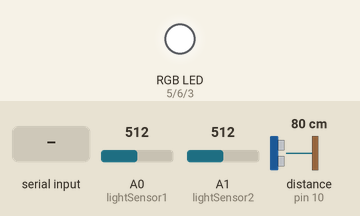
This sketch was run on a simulated Arduino Uno, built with avr-gcc and run on an emulated ATmega328P. Shown: an RGB LED mixed from three pins (HIGH = lit). Wiring (inferred from the names in the program): ultrasonic range finder: trigger pin 9; echo pin 10. The inputs (shaded band) are chosen by the test bench; at power-on: A0 (lightSensor1) = 512, A1 (lightSensor2) = 512, distance to the obstacle (sensor on pin 10) 80 cm. The echo pulse lasts 58.3 µs per cm; dim RGB values are drawn brighter than linear; pins used as bus, display or sensor lines are not drawn; what the sketch prints to the serial monitor is not drawn.

Above: at 1.2 s.
1.3 s: "LED:90\n" received over Serial
At 2.4 s:
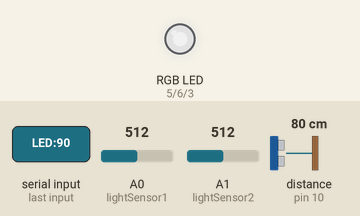
2.8 s: "LED:\n" received over Serial
At 4.1 s:
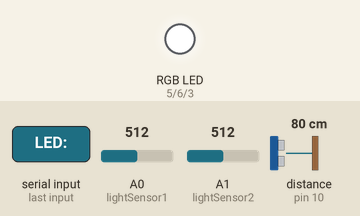
Timing chart, 0 to 5.8 s (numbered marks = the images above; inputs shaded):
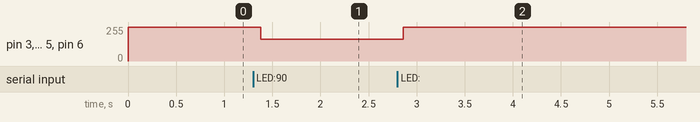

The sketch:

sensor-test.ino
```cpp
const int trigPin = 9;
const int echoPin = 10;
const int lightSensor1 = A0;
const int lightSensor2 = A1;

// NEW: RGB LED pins
const int redPin = 5;
const int greenPin = 6;
const int bluePin = 3;

long duration;
int distance;

bool isValidDistance(int dist)
{
  return (dist >= 2 && dist <= 400);
}

bool isValidLightReading(int value)
{
  return (value >= 0 && value <= 1023);
}

void setup()
{
  Serial.begin(9600);
  pinMode(trigPin, OUTPUT);
  pinMode(echoPin, INPUT);

  // NEW: Set up LED pins
  pinMode(redPin, OUTPUT);
  pinMode(greenPin, OUTPUT);
  pinMode(bluePin, OUTPUT);

  // Start with LED off
  setLED(0, 0, 0);

  Serial.println("Sensor test starting...");
}

// NEW: Function to set LED color
void setLED(int r, int g, int b) {
  // INVERT the values for common anode LED
  analogWrite(redPin, 255 - r);    // Inverted!
  analogWrite(greenPin, 255 - g);  // Inverted!
  analogWrite(bluePin, 255 - b);   // Inverted!
}

void loop()
{
  // Check for incoming commands from Python
  if (Serial.available() > 0)
  {
    String command = Serial.readStringUntil('\n');
    command.trim();

    // Parse LED command format: "LED:R,G,B"
    if (command.startsWith("LED:"))
    {
      command.remove(0, 4); // Remove "LED:" prefix

      int r = command.substring(0, command.indexOf(',')).toInt();
      command.remove(0, command.indexOf(',') + 1);

      int g = command.substring(0, command.indexOf(',')).toInt();
      command.remove(0, command.indexOf(',') + 1);

      int b = command.toInt();

      setLED(r, g, b);
    }
  }

  // Read ultrasonic sensor
  digitalWrite(trigPin, LOW);
  delayMicroseconds(2);
  digitalWrite(trigPin, HIGH);
  delayMicroseconds(10);
  digitalWrite(trigPin, LOW);

  duration = pulseIn(echoPin, HIGH);
  distance = duration * 0.034 / 2;

  // Read light sensors
  int light1Value = analogRead(lightSensor1);
  int light2Value = analogRead(lightSensor2);

  // Send sensor data if valid
  if (isValidDistance(distance) &&
      isValidLightReading(light1Value) &&
      isValidLightReading(light2Value))
  {
    Serial.print("US:");
    Serial.print(distance);
    Serial.print(",L1:");
    Serial.print(light1Value);
    Serial.print(",L2:");
    Serial.println(light2Value);
  }

  delay(100);
}
```

Measured:
- after the input at 1.3 s, pin 3 (bluePin), pin 5 (redPin), pin 6 (greenPin): 255/255 → 165/255 after 0.08 s
- after the input at 2.8 s, pin 3 (bluePin), pin 5 (redPin), pin 6 (greenPin): 165/255 → 255/255 after 0.06 s
